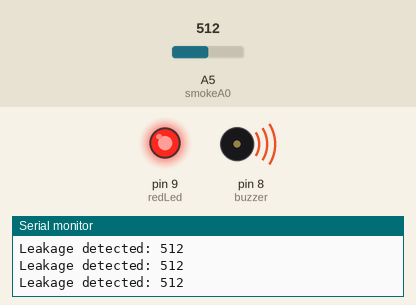
Simulated run of this sketch. Board: Arduino Uno, built with avr-gcc and run on an emulated ATmega328P. On the bench: output pins drawn as LEDs (lit = HIGH), buzzer (waves = sounding, pin HIGH), the last lines printed to the serial monitor. Inputs (shaded band) come from the test bench; at power-on: A5 (smokeA0) = 512.

Above: at 1.2 s.
1.3 s: A5 (smokeA0) set to 66
2.8 s: A5 (smokeA0) set to 57
At 3.2 s:
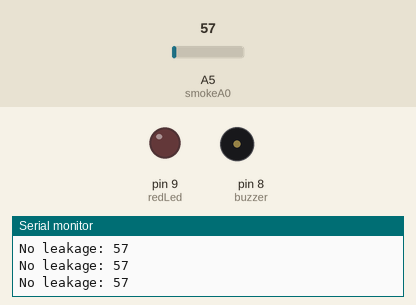
4.3 s: A5 (smokeA0) set to 122
At 5.5 s:
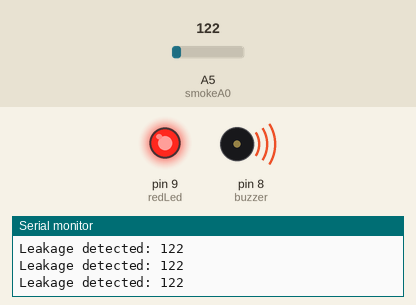
5.8 s: A5 (smokeA0) set to 50
At 7.1 s:
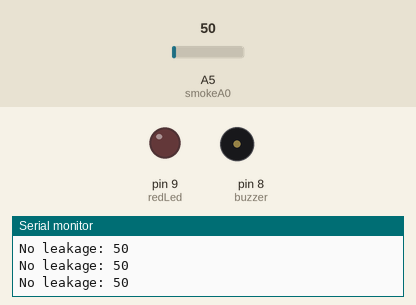
Timing chart, 0 to 8.3 s (numbered marks = the images above; inputs shaded):
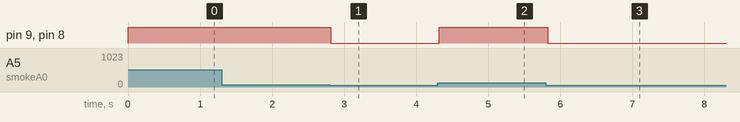

Measured:
- the behaviour switches between 61 and 60 on A5 (smokeA0) (found by bisection; images 0 and 1)
- after the input at 2.8 s, pin 9 (redLed), pin 8 (buzzer): HIGH → LOW at once
- after the input at 4.3 s, pin 9 (redLed), pin 8 (buzzer): LOW → HIGH at once
- after the input at 5.8 s, pin 9 (redLed), pin 8 (buzzer): HIGH → LOW at once

The sketch:

MQ-5_GAS_SENSOR__New_version_.ino
```cpp
 //Monitoring Indoor air Infinity team NASA Space Apps//
int redLed = 9;
int buzzer = 8;
int smokeA0 = A5;
// Your threshold value
int sensorThres = 60;     // As the number of sensorThres increases sensitivity decreases
void setup() {
  pinMode(redLed, OUTPUT);
  pinMode(buzzer, OUTPUT);
  pinMode(smokeA0, INPUT);
  Serial.begin(9600);
}

void loop() {
  int analogSensor = analogRead(smokeA0);
   Serial.println(analogSensor);
  // Checks if it has reached the threshold value
  if (analogSensor > sensorThres)
  {
    digitalWrite(redLed, HIGH);
    digitalWrite(buzzer,HIGH);
    Serial.print("Leakage detected: ");
  }
  else
  {
    digitalWrite(redLed, LOW);
    digitalWrite(buzzer,LOW);
    Serial.print("No leakage: ");
  }
  delay(100);
}
```
